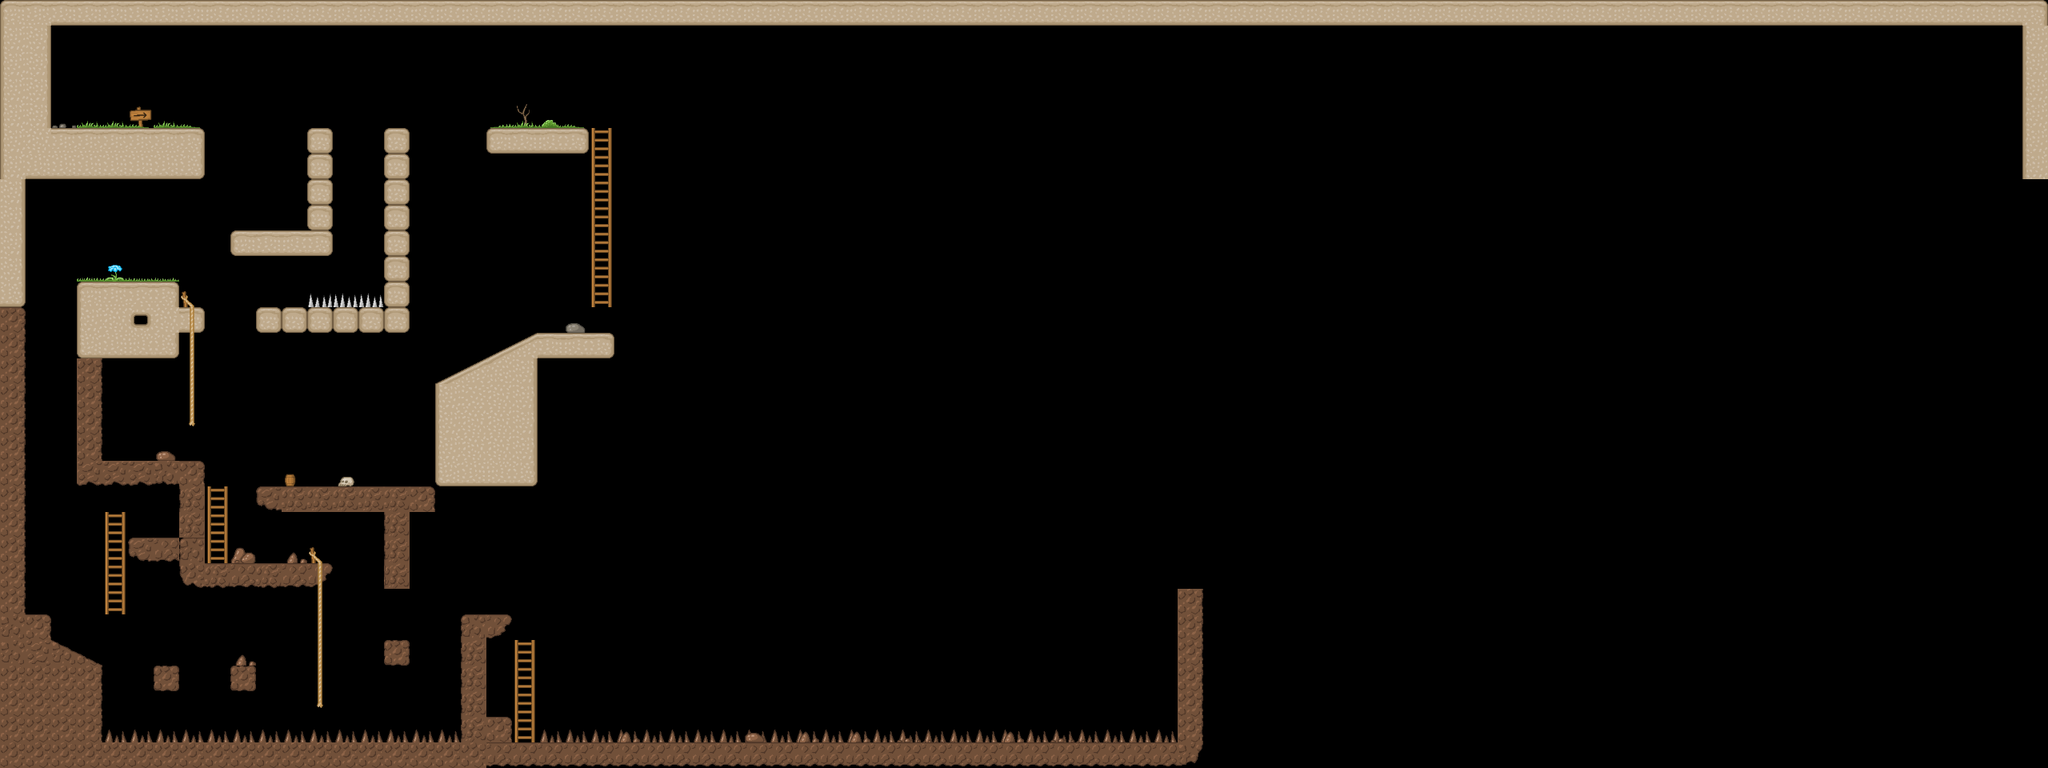

Tiled map render using the project's own tile images. Description and the map definition, with tile-layer contents summarised, below:
An orthogonal 80x30 tile map with 32x32 px tiles, 2 tile layers (Слой тайлов 1, Слой тайлов 2) and 41 objects (26x solid, 6x ladder, 5x enemy, player, SlopeLeft, ...).

<map version="1.0" orientation="orthogonal" width="80" height="30" tilewidth="32" tileheight="32">
 <tileset firstgid="1" name="tileset2" tilewidth="32" tileheight="32">
  <image source="files/images/tileset2.png" width="384" height="384" />
 </tileset>
 <layer name="Слой тайлов 1" width="80" height="30">
  <data>[2400 cells, 361 non-empty, 55 distinct tile ids]</data>
 </layer>
 <layer name="Слой тайлов 2" width="80" height="30">
  <data>[2400 cells, 56 non-empty, 26 distinct tile ids]</data>
 </layer>
 <objectgroup name="Слой объектов 1">
  <object id="1" name="player" x="136" y="75" width="26" height="20" />
  <object id="2" name="solid" x="671" y="417" width="97" height="28" />
  <object id="3" name="solid" x="386" y="160" width="24" height="156" />
  <object id="4" name="solid" x="290" y="287" width="120" height="32" />
  <object id="5" name="solid" x="480" y="159" width="29" height="253" />
  <object id="6" name="solid" x="321" y="386" width="187" height="28" />
  <object id="7" name="solid" x="98" y="351" width="123" height="95" />
  <object id="8" name="solid" x="8" y="928" width="1495" height="30" />
  <object id="9" name="solid" x="31" y="765" width="30" height="39" />
  <object id="10" name="solid" x="23" y="836" width="104" height="87" />
  <object id="11" name="solid" x="578" y="769" width="28" height="158" />
  <object id="12" name="solid" x="611" y="159" width="121" height="31" />
  <object id="13" name="ladder" x="747" y="157" width="11" height="225" />
  <object id="14" name="ladder" x="236" y="370" width="9" height="161" />
  <object id="15" name="ladder" x="267" y="610" width="11" height="89" />
  <object id="16" name="ladder" x="140" y="640" width="9" height="128" />
  <object id="17" name="ladder" x="393" y="693" width="9" height="199" />
  <object id="18" name="ladder" x="652" y="813" width="10" height="99" />
  <object id="19" name="SlopeLeft" x="74" y="807" width="52" height="25" />
  <object id="20" name="SlopeRight" x="546" y="424" width="110" height="55" />
  <object id="21" name="solid" x="62" y="161" width="190" height="64" />
  <object id="22" name="solid" x="320" y="606" width="224" height="34" />
  <object id="23" name="solid" x="260" y="705" width="121" height="29" />
  <object id="24" name="solid" x="96" y="450" width="27" height="153" />
  <object id="25" name="solid" x="124" y="579" width="126" height="26" />
  <object id="26" name="solid" x="225" y="604" width="28" height="126" />
  <object id="27" name="solid" x="162" y="669" width="59" height="29" />
  <object id="28" name="solid" x="190" y="830" width="34" height="31" />
  <object id="29" name="solid" x="287" y="828" width="34" height="34" />
  <object id="30" name="solid" x="478" y="800" width="34" height="34" />
  <object id="31" name="solid" x="606" y="769" width="33" height="14" />
  <object id="32" name="solid" x="545" y="479" width="124" height="126" />
  <object id="33" name="solid" x="1" y="221" width="26" height="544" />
  <object id="34" name="solid" x="26" y="29" width="35" height="151" />
  <object id="35" name="solid" x="481" y="639" width="30" height="98" />
  <object id="36" name="enemy" gid="45" x="673" y="149" />
  <object id="37" name="enemy" gid="45" x="457" y="596" />
  <object id="38" name="enemy" gid="45" x="339" y="698" />
  <object id="39" name="enemy" gid="45" x="165" y="567" />
  <object id="40" name="enemy" gid="45" x="197" y="567" />
  <object id="41" name="MovingPlatform" x="1024" y="759" width="117" height="22" />
 </objectgroup>
</map>
